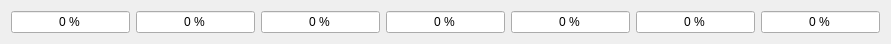
     <widget class="QWidget" name="horizontalLayoutWidget">
      <property name="geometry">
       <rect>
        <x>10</x>
        <y>60</y>
        <width>891</width>
        <height>41</height>
       </rect>
      </property>
      <layout class="QHBoxLayout" name="horizontalLayout">
       <item>
        <widget class="QLineEdit" name="ManipSpeed0LineEdit">
         <property name="sizePolicy">
          <sizepolicy hsizetype="Expanding" vsizetype="Minimum">
           <horstretch>0</horstretch>
           <verstretch>0</verstretch>
          </sizepolicy>
         </property>
         <property name="text">
          <string>0 %</string>
         </property>
         <property name="alignment">
          <set>Qt::AlignCenter</set>
         </property>
        </widget>
       </item>
       <item>
        <widget class="QLineEdit" name="ManipSpeed1LineEdit">
         <property name="sizePolicy">
          <sizepolicy hsizetype="Expanding" vsizetype="Minimum">
           <horstretch>0</horstretch>
           <verstretch>0</verstretch>
          </sizepolicy>
         </property>
         <property name="text">
          <string>0 %</string>
         </property>
         <property name="alignment">
          <set>Qt::AlignCenter</set>
         </property>
        </widget>
       </item>
       <item>
        <widget class="QLineEdit" name="ManipSpeed2LineEdit">
         <property name="sizePolicy">
          <sizepolicy hsizetype="Expanding" vsizetype="Minimum">
           <horstretch>0</horstretch>
           <verstretch>0</verstretch>
          </sizepolicy>
         </property>
         <property name="text">
          <string>0 %</string>
         </property>
         <property name="alignment">
          <set>Qt::AlignCenter</set>
         </property>
        </widget>
       </item>
       <item>
        <widget class="QLineEdit" name="ManipSpeed3LineEdit">
         <property name="sizePolicy">
          <sizepolicy hsizetype="Expanding" vsizetype="Minimum">
           <horstretch>0</horstretch>
           <verstretch>0</verstretch>
          </sizepolicy>
         </property>
         <property name="text">
          <string>0 %</string>
         </property>
         <property name="alignment">
          <set>Qt::AlignCenter</set>
         </property>
        </widget>
       </item>
       <item>
        <widget class="QLineEdit" name="ManipSpeed4LineEdit">
         <property name="sizePolicy">
          <sizepolicy hsizetype="Expanding" vsizetype="Minimum">
           <horstretch>0</horstretch>
           <verstretch>0</verstretch>
          </sizepolicy>
         </property>
         <property name="text">
          <string>0 %</string>
         </property>
         <property name="alignment">
          <set>Qt::AlignCenter</set>
         </property>
        </widget>
       </item>
       <item>
        <widget class="QLineEdit" name="ManipSpeed5LineEdit">
         <property name="sizePolicy">
          <sizepolicy hsizetype="Expanding" vsizetype="Minimum">
           <horstretch>0</horstretch>
           <verstretch>0</verstretch>
          </sizepolicy>
         </property>
         <property name="text">
          <string>0 %</string>
         </property>
         <property name="alignment">
          <set>Qt::AlignCenter</set>
         </property>
        </widget>
       </item>
       <item>
        <widget class="QLineEdit" name="ManipSpeed6LineEdit">
         <property name="sizePolicy">
          <sizepolicy hsizetype="Expanding" vsizetype="Minimum">
           <horstretch>0</horstretch>
           <verstretch>0</verstretch>
          </sizepolicy>
         </property>
         <property name="text">
          <string>0 %</string>
         </property>
         <property name="alignment">
          <set>Qt::AlignCenter</set>
         </property>
        </widget>
       </item>
      </layout>
     </widget>
